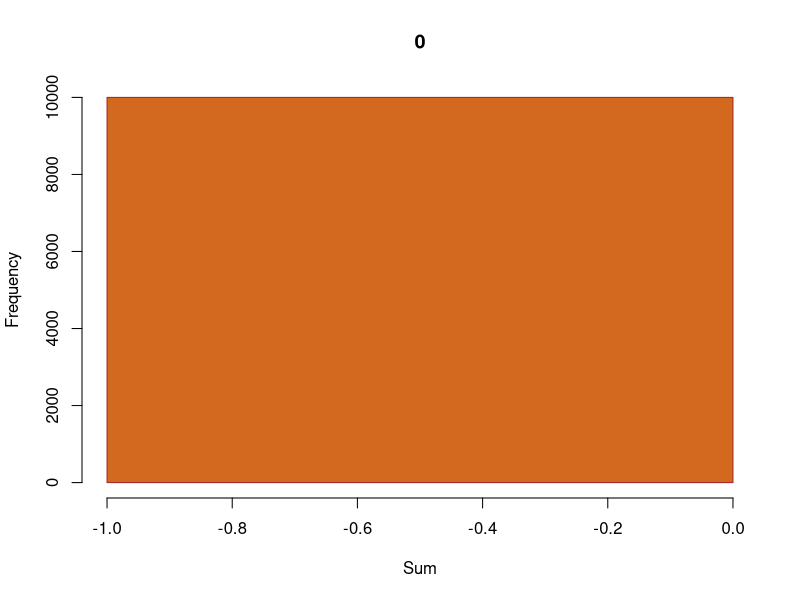
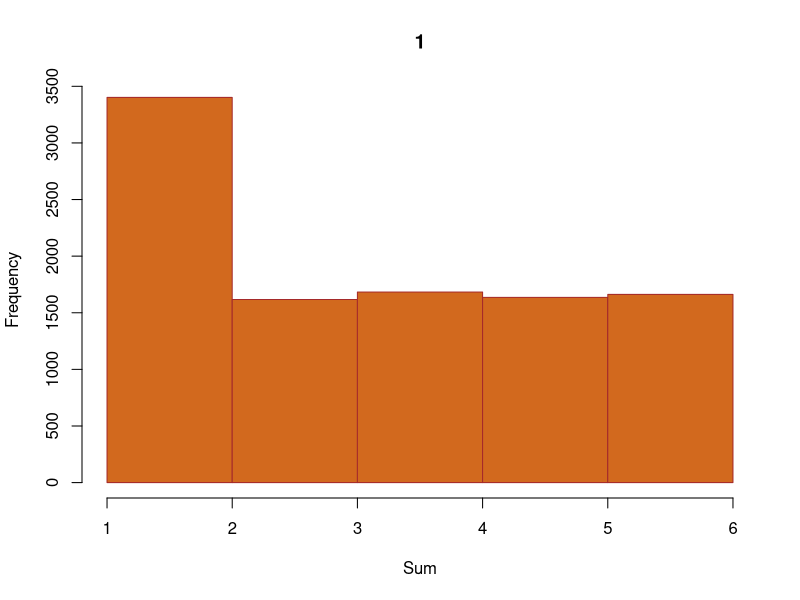
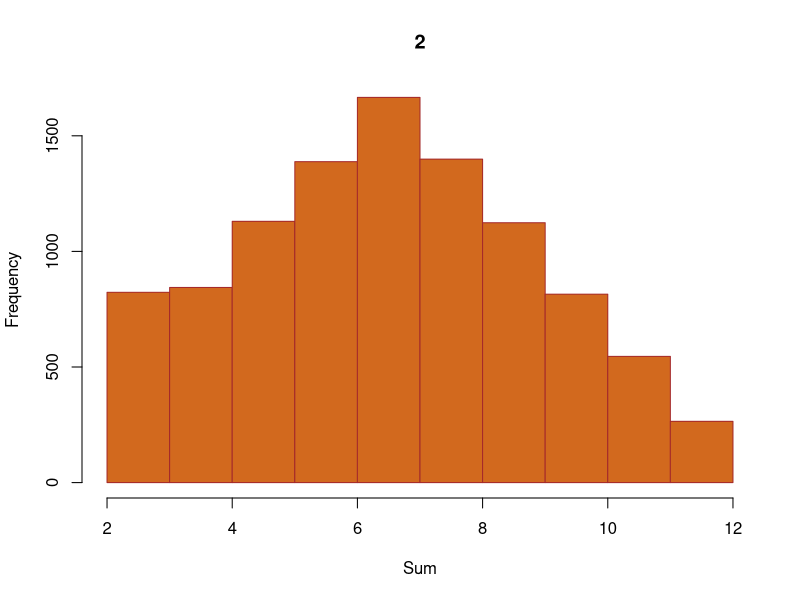
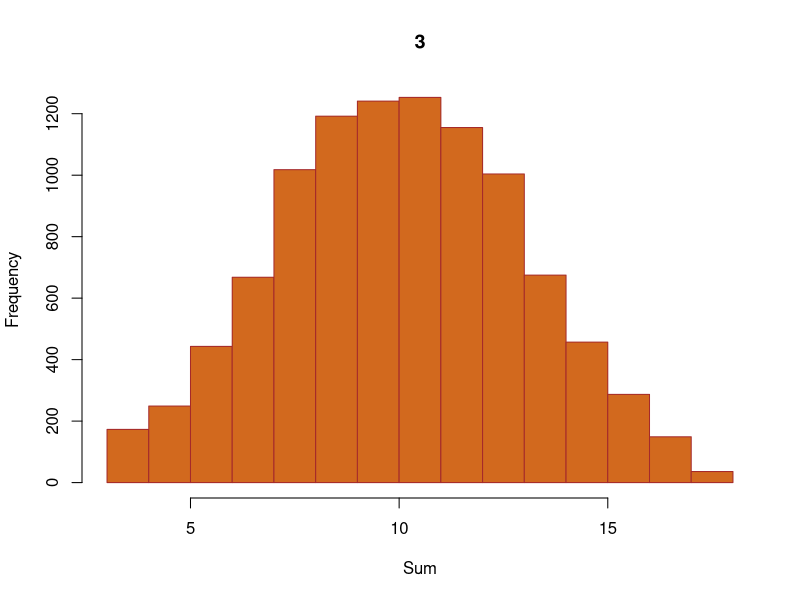
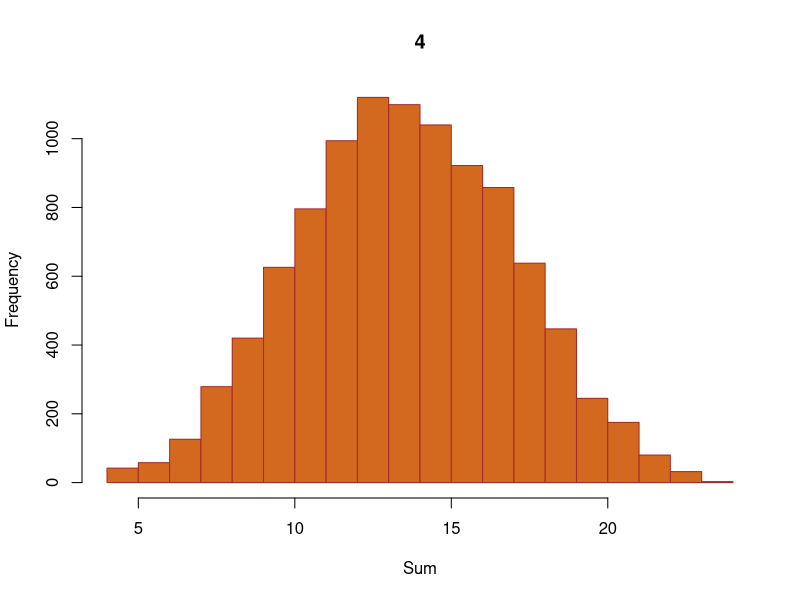
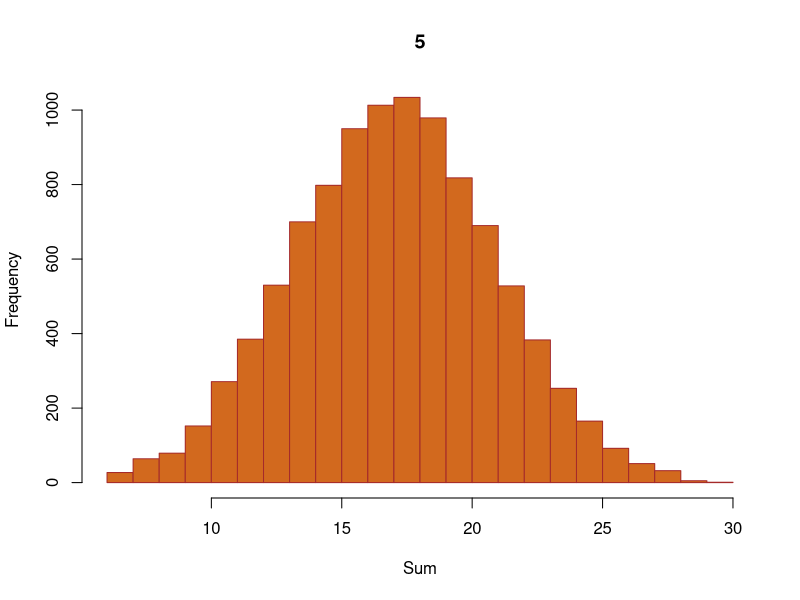
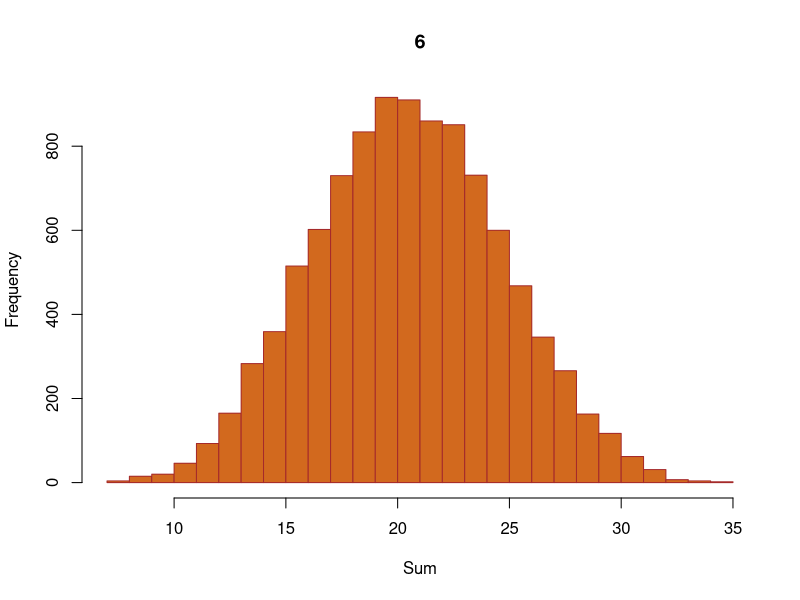
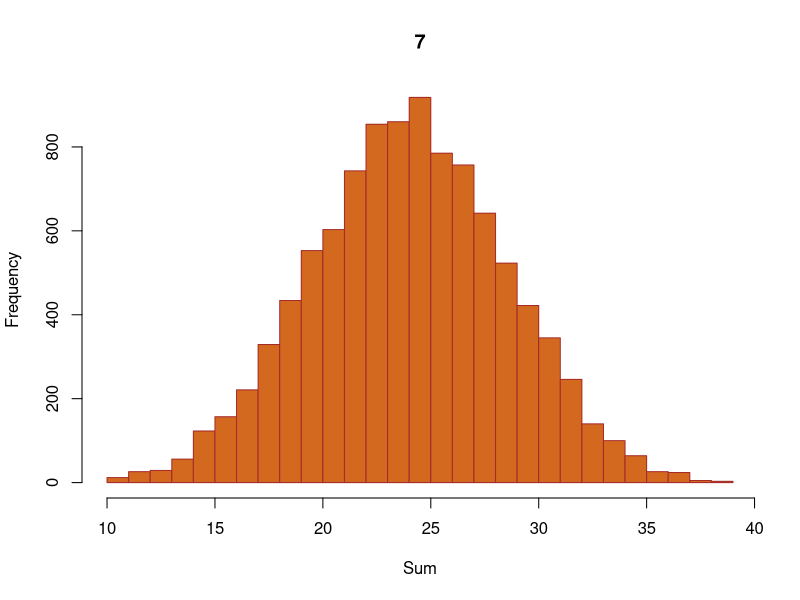

Write R code to recreate these figures, in order.
for(t in 0:30)
{
  vec <- c()
  for(n in 1:10000)
  {
     vec <- c(vec, sum(sample(1:6, size = t, replace = TRUE)))
  }
  flush.console()
  hist(vec, main=t, xlab="Sum", col = "Chocolate", border = "Brown", breaks=5 * t + 1, plot = TRUE)
  Sys.sleep(0.05)
}